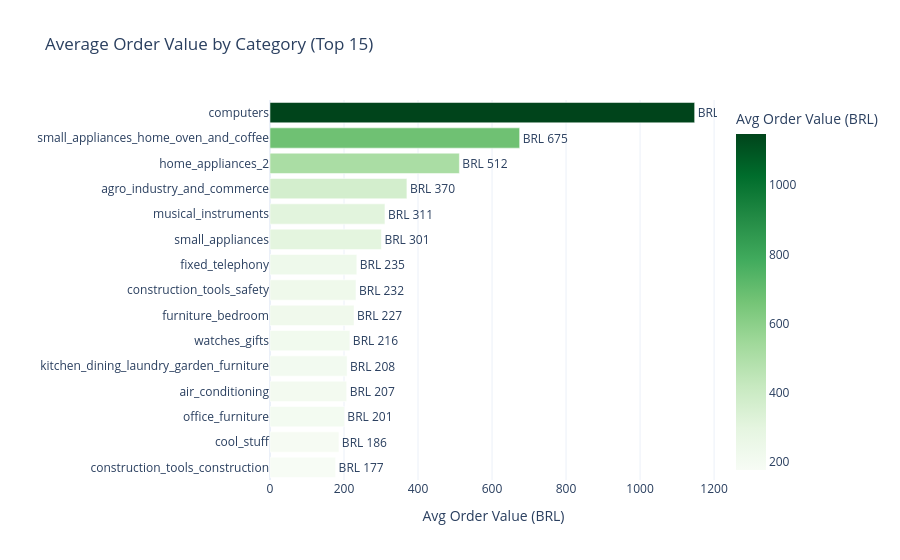

This figure's notebook cell:
### Code cell
aov = df.groupby('product_category_name_english')['item_revenue'].mean().reset_index()
aov.columns = ['category', 'avg_order_value']
aov = aov.sort_values('avg_order_value', ascending=False).head(15)

fig = px.bar(aov, x='avg_order_value', y='category', orientation='h',
    title='Average Order Value by Category (Top 15)',
    labels={'avg_order_value': 'Avg Order Value (BRL)', 'category': ''},
    color='avg_order_value', color_continuous_scale='Greens',
    text=aov['avg_order_value'].apply(lambda x: f'BRL {x:.0f}')
)
fig.update_traces(textposition='outside')
fig.update_layout(template='plotly_white', yaxis={'categoryorder': 'total ascending'}, showlegend=False)
fig.show()
fig.write_html('../outputs/04_avg_order_value.html')

### Figure 1 — Plotly figure (JSON) as saved in the notebook; plotly's stock layout.template omitted (floating-point values rounded to 4 significant figures)
{"data": [{"hovertemplate": "Avg Order Value (BRL)=%{marker.color}<br>=%{y}<br>text=%{text}<extra></extra>", "legendgroup": "", "marker": {"color": [1147.0, 674.6, 511.7, 369.9, 310.6, 301.1, 234.6, 232.3, 227.0, 215.8, 208.3, 207.1, 201.0, 186.0, 177.3], "coloraxis": "coloraxis", "pattern": {"shape": ""}}, "name": "", "orientation": "h", "showlegend": false, "text": ["BRL 1147", "BRL 675", "BRL 512", "BRL 370", "BRL 311", "BRL 301", "BRL 235", "BRL 232", "BRL 227", "BRL 216", "BRL 208", "BRL 207", "BRL 201", "BRL 186", "BRL 177"], "textposition": "outside", "type": "bar", "x": [1147.0, 674.6, 511.7, 369.9, 310.6, 301.1, 234.6, 232.3, 227.0, 215.8, 208.3, 207.1, 201.0, 186.0, 177.3], "xaxis": "x", "y": ["computers", "small_appliances_home_oven_and_coffee", "home_appliances_2", "agro_industry_and_commerce", "musical_instruments", "small_appliances", "fixed_telephony", "construction_tools_safety", "furniture_bedroom", "watches_gifts", "kitchen_dining_laundry_garden_furniture", "air_conditioning", "office_furniture", "cool_stuff", "construction_tools_construction"], "yaxis": "y"}], "layout": {"barmode": "relative", "coloraxis": {"autocolorscale": false, "colorbar": {"title": {"text": "Avg Order Value (BRL)"}}, "colorscale": [[0, "rgb(247,252,245)"], [0.125, "rgb(229,245,224)"], [0.25, "rgb(199,233,192)"], [0.375, "rgb(161,217,155)"], [0.5, "rgb(116,196,118)"], [0.625, "rgb(65,171,93)"], [0.75, "rgb(35,139,69)"], [0.875, "rgb(0,109,44)"], [1, "rgb(0,68,27)"]]}, "legend": {"tracegroupgap": 0}, "showlegend": false, "title": {"text": "Average Order Value by Category (Top 15)"}, "xaxis": {"anchor": "y", "domain": [0, 1], "title": {"text": "Avg Order Value (BRL)"}}, "yaxis": {"anchor": "x", "categoryorder": "total ascending", "domain": [0, 1], "title": {"text": ""}}}}
